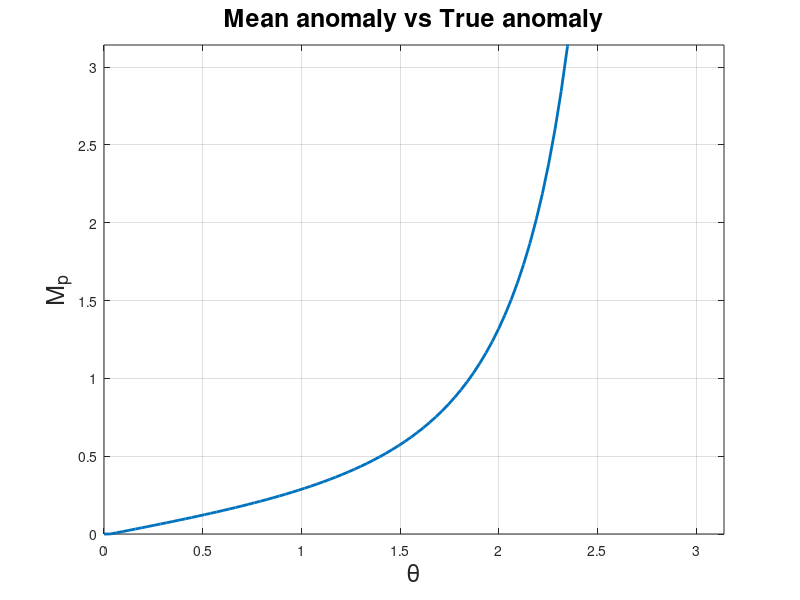

This figure's MATLAB source:
%% Coded by
% Mohamed Mohamed El-Sayed Atyya
% mohamed.atyya94@eng-st.cu.edu.eg



% Mean anomaly of Parabolic orbits
close all; clear all; clc;
%% inputs
theta=linspace(0,pi,100);  % True anomaly
E=linspace(0,2*pi,100);  %Mean anomaly 
%% calculations
n=pi;
m=1;
Mp(m)=0;
while Mp(m) <= n
    Mp(m+1)=0.5*tan(theta(m)/2)+(tan(theta(m)/2)).^3/6;
    m=m+1;
end
%% plotting
figure(1);
set(gcf,'color','w');
plot(theta(1:length(Mp)),Mp,'linewidth',2)
grid on;
xlim([0,pi]);
ylim([0,pi]);
xlabel('\theta','fontsize',18);
ylabel('M_p','fontsize',18);
title('Mean anomaly vs True anomaly','fontsize',18);






